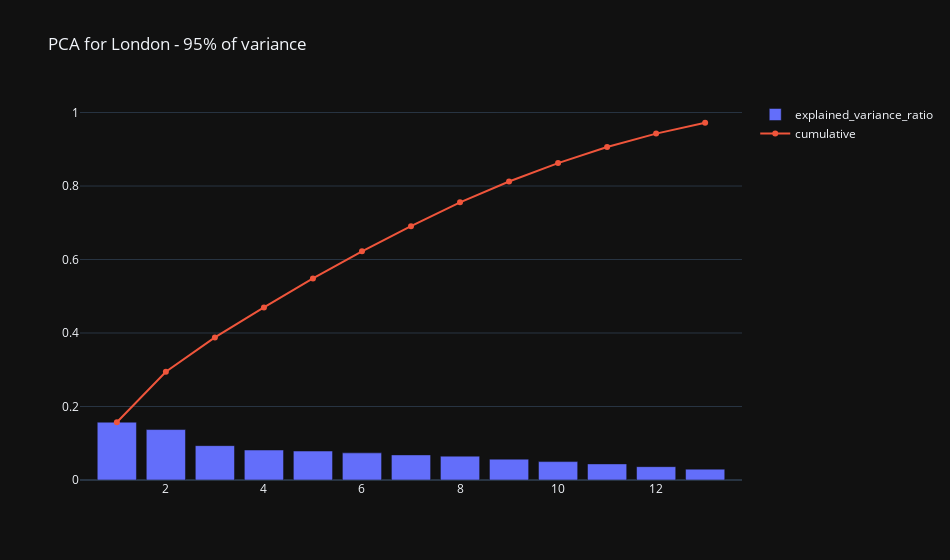

Notebook code for this chart:
### Code cell
fig = go.Figure(data=[go.Bar(x=results["component"],y=results["explained_variance_ratio"],name="explained_variance_ratio"),
                     go.Scatter(x=results["component"],y=results["cumulative"], name="cumulative")],
               layout=go.Layout(title="PCA for London - 95% of variance", width=950, template="plotly_dark"))
fig.show()

### Figure 1 — Plotly figure (JSON) as saved in the notebook; plotly's stock layout.template omitted (floating-point values rounded to 4 significant figures)
{"data": [{"name": "explained_variance_ratio", "type": "bar", "x": [1, 2, 3, 4, 5, 6, 7, 8, 9, 10, 11, 12, 13], "y": [0.1574, 0.1373, 0.09351, 0.08155, 0.07882, 0.07387, 0.06835, 0.06494, 0.05674, 0.05007, 0.04386, 0.03632, 0.02954]}, {"name": "cumulative", "type": "scatter", "x": [1, 2, 3, 4, 5, 6, 7, 8, 9, 10, 11, 12, 13], "y": [0.1574, 0.2946, 0.3881, 0.4697, 0.5485, 0.6223, 0.6907, 0.7556, 0.8124, 0.8625, 0.9063, 0.9426, 0.9722]}], "layout": {"title": {"text": "PCA for London - 95% of variance"}, "width": 950}}
